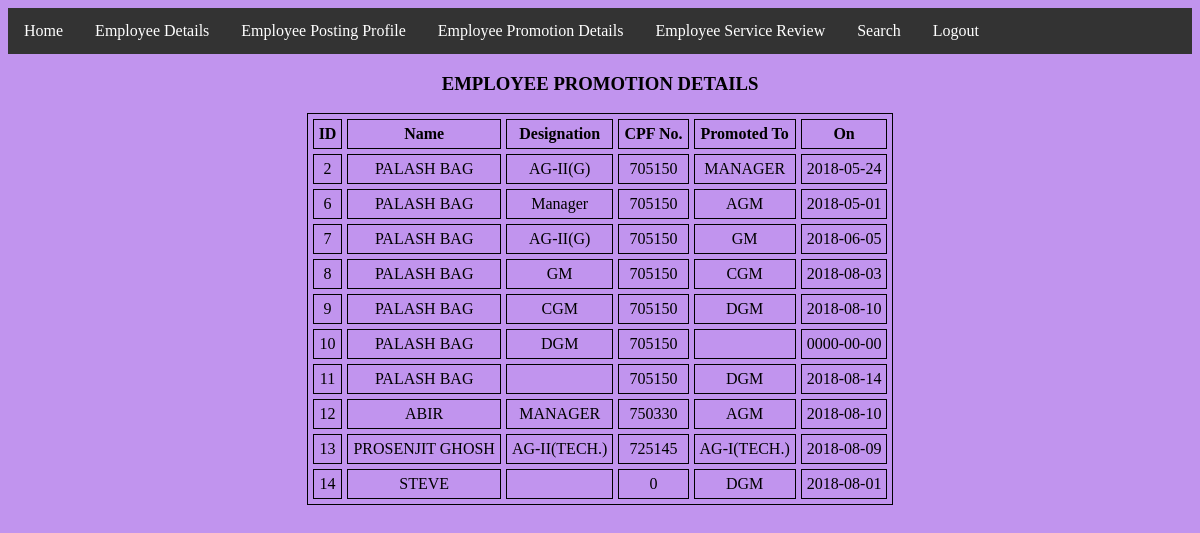
The app's page /view_prom.php (signed in) with its own data.
### tables this page shows
CREATE TABLE `emp_prom_tb` (
  `id` int(5) NOT NULL,
  `name` varchar(50) NOT NULL,
  `designation` varchar(50) NOT NULL,
  `cpf` int(10) NOT NULL,
  `prom_post` varchar(50) NOT NULL,
  `from_date` date NOT NULL
);

### view_prom.php (the view, shortened to what this page needs)
<?php
 if ($_SESSION['uname']==true && $_SESSION['u_type']=="s_user")
{
	include 's_menu.php';
}
else {
	include 'n_menu.php';
}
?>
<?php
if($_SESSION['uname']==true && ($_SESSION['u_type']=="s_user" ||$_SESSION['u_type']=="n_user") )
{
?>
<html>
<head>
</head>
<body>
<center>
<h3>EMPLOYEE PROMOTION DETAILS<h3>
<?php
$servername = "localhost";
$username = "root";
$password = "";
$dbname = "emp_db";
$conn = new mysqli($servername, $username, $password, $dbname);
$sql = "select * from emp_prom_tb";
$result = $conn->query($sql);
if ($result->num_rows > 0)
 {
    echo "<table cellpadding=5 cellspacing=5><tr><th>ID</th><th>Name</th><th>Designation</th><th>CPF No.</th><th>Promoted To</th><th>On</th>
	</tr>";
    while($row = $result->fetch_assoc())
	{
		?>
<tr>
 <td align="center"><?php echo $row["id"]; ?></td>
 <td align="center"><?php echo $row["name"]; ?></td>
 <td align="center"><?php echo $row["designation"];?></td>
 <td align="center"><?php echo $row["cpf"];?></td>
 <td align="center"><?php echo $row["prom_post"];?></td>
 <td align="center"><?php echo $row["from_date"]; ?></td>
 </tr>
         <?php
    }
    echo "</table>";
 } else
  {
      echo "0 results";
  }
?>
<?php
}
else
{
	echo "Sorry! Please Login first with proper Username & Password<a href=Login.php>Login</a>";
}
?>
</body>
</html>

### view_prom.php (style rules this page uses)
table, th, td { border: 1px solid black; }

### records on screen
emp_prom_tb: id "2", name "PALASH BAG", designation "AG-II(G)", cpf "705150", prom_post "MANAGER", from_date "2018-05-24"
emp_prom_tb: id "6", name "PALASH BAG", designation "Manager", cpf "705150", prom_post "AGM", from_date "2018-05-01"
emp_prom_tb: id "7", name "PALASH BAG", designation "AG-II(G)", cpf "705150", prom_post "GM", from_date "2018-06-05"
emp_prom_tb: id "8", name "PALASH BAG", designation "GM", cpf "705150", prom_post "CGM", from_date "2018-08-03"
emp_prom_tb: id "9", name "PALASH BAG", designation "CGM", cpf "705150", prom_post "DGM", from_date "2018-08-10"
emp_prom_tb: id "10", name "PALASH BAG", designation "DGM", cpf "705150", from_date "0000-00-00"
emp_prom_tb: id "11", name "PALASH BAG", cpf "705150", prom_post "DGM", from_date "2018-08-14"
emp_prom_tb: id "12", name "ABIR", designation "MANAGER", cpf "750330", prom_post "AGM", from_date "2018-08-10"
emp_prom_tb: id "13", name "PROSENJIT GHOSH", designation "AG-II(TECH.)", cpf "725145", prom_post "AG-I(TECH.)", from_date "2018-08-09"
emp_prom_tb: id "14", name "STEVE", cpf "0", prom_post "DGM", from_date "2018-08-01"
